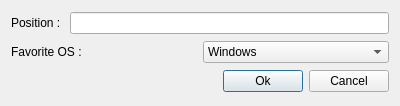
<?xml version="1.0" encoding="UTF-8"?>
<ui version="4.0">
 <class>InfoDialog</class>
 <widget class="QDialog" name="InfoDialog">
  <property name="geometry">
   <rect>
    <x>0</x>
    <y>0</y>
    <width>400</width>
    <height>106</height>
   </rect>
  </property>
  <property name="windowTitle">
   <string>Dialog</string>
  </property>
  <layout class="QVBoxLayout" name="verticalLayout">
   <item>
    <layout class="QHBoxLayout" name="horizontalLayout">
     <item>
      <widget class="QLabel" name="label">
       <property name="text">
        <string>Position : </string>
       </property>
      </widget>
     </item>
     <item>
      <widget class="QLineEdit" name="position_line_edit"/>
     </item>
    </layout>
   </item>
   <item>
    <layout class="QHBoxLayout" name="horizontalLayout_2">
     <item>
      <widget class="QLabel" name="label_2">
       <property name="text">
        <string>Favorite OS : </string>
       </property>
      </widget>
     </item>
     <item>
      <widget class="QComboBox" name="favorite_os_combo_box">
       <item>
        <property name="text">
         <string>Windows</string>
        </property>
       </item>
       <item>
        <property name="text">
         <string>Linux</string>
        </property>
       </item>
       <item>
        <property name="text">
         <string>Mac</string>
        </property>
       </item>
      </widget>
     </item>
    </layout>
   </item>
   <item>
    <layout class="QHBoxLayout" name="horizontalLayout_3">
     <item>
      <spacer name="horizontalSpacer">
       <property name="orientation">
        <enum>Qt::Horizontal</enum>
       </property>
       <property name="sizeHint" stdset="0">
        <size>
         <width>40</width>
         <height>20</height>
        </size>
       </property>
      </spacer>
     </item>
     <item>
      <widget class="QPushButton" name="ok_button">
       <property name="text">
        <string>Ok</string>
       </property>
      </widget>
     </item>
     <item>
      <widget class="QPushButton" name="cancel_button">
       <property name="text">
        <string>Cancel</string>
       </property>
      </widget>
     </item>
    </layout>
   </item>
  </layout>
 </widget>
 <resources/>
 <connections/>
</ui>
